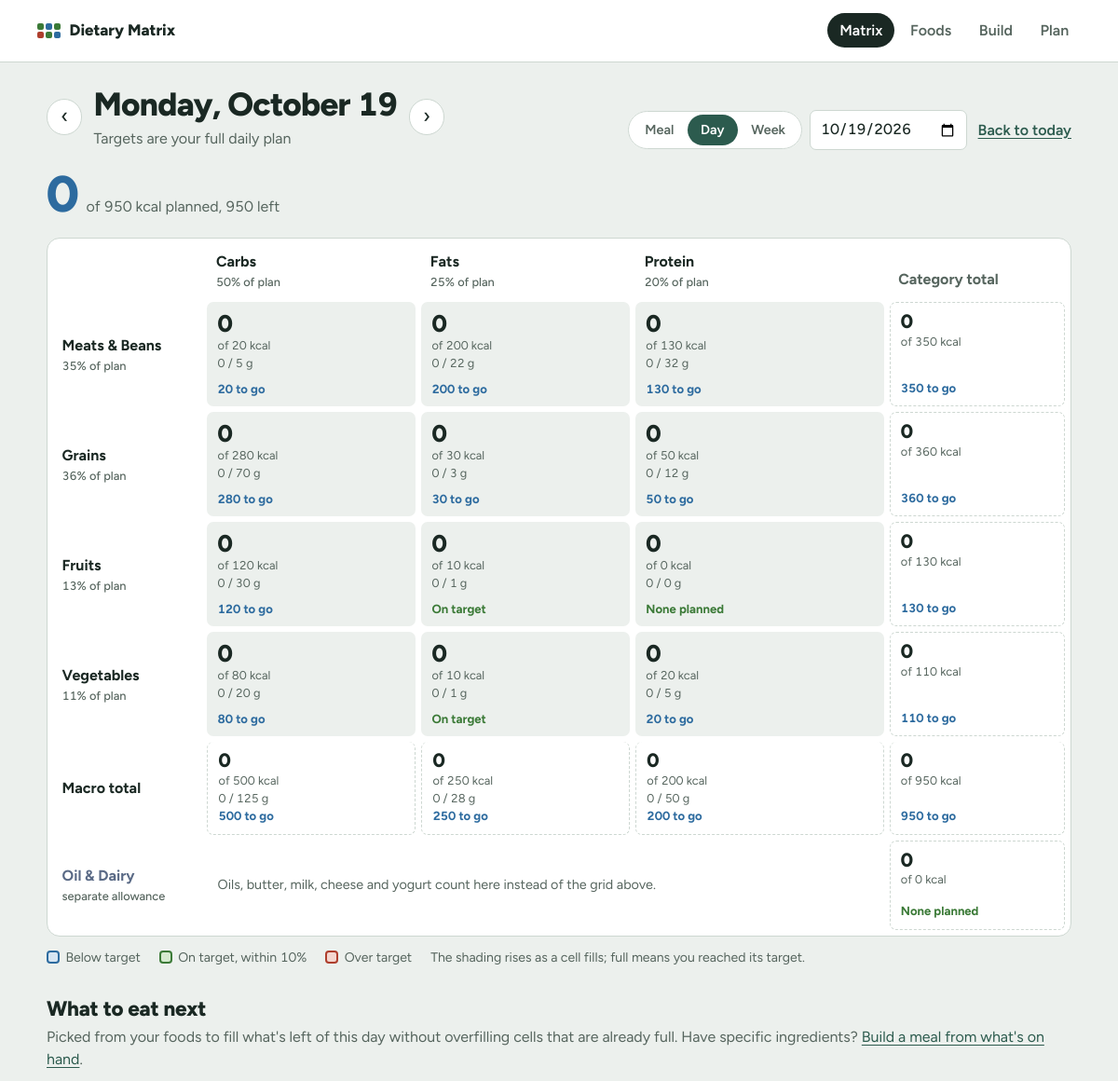
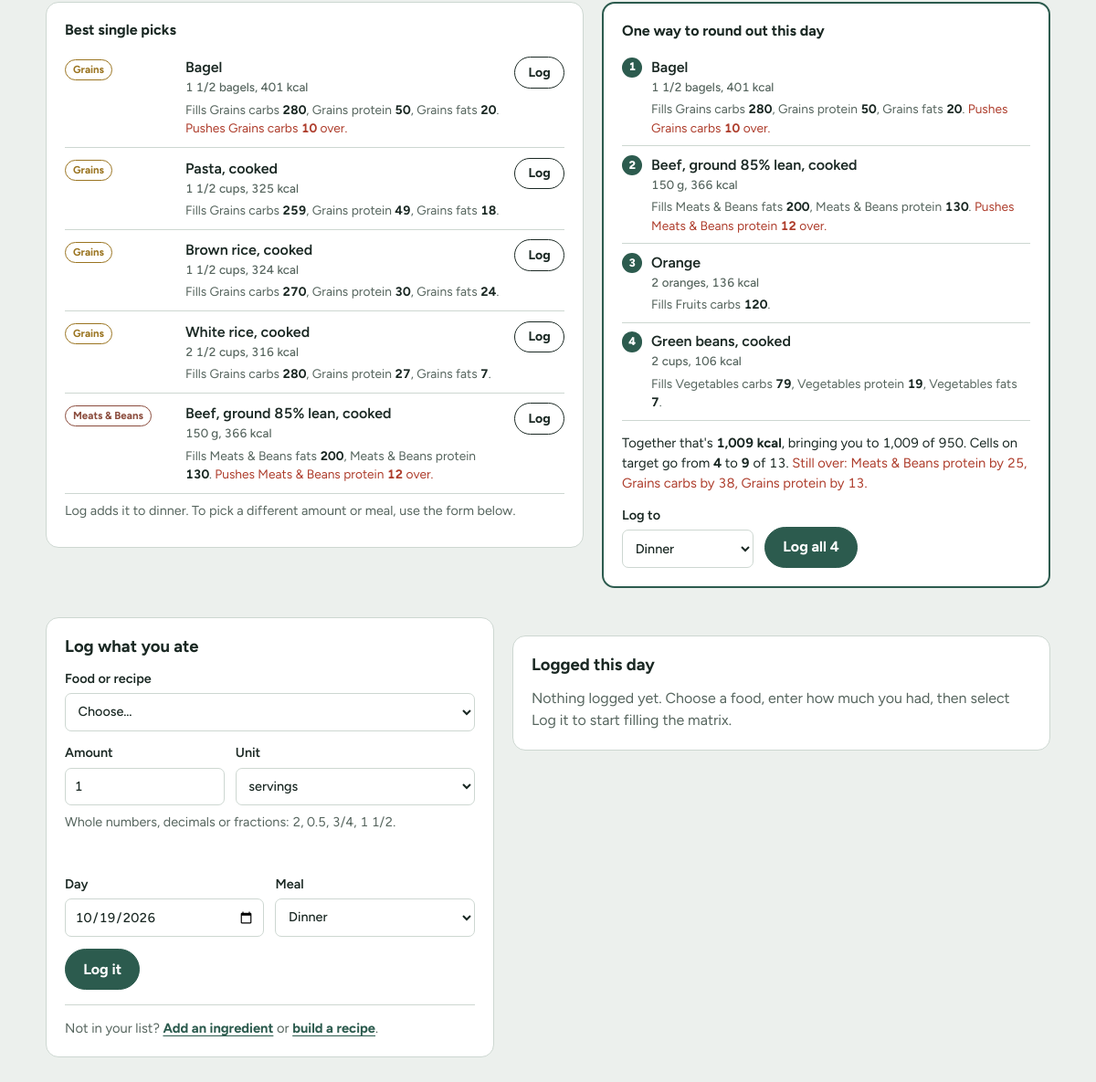
/?scope=day&day=2026-10-19&meal=Dinner, run on the app's committed database (2 pictures, top to bottom).
### tables this page shows
CREATE TABLE foods (
    id        INTEGER PRIMARY KEY AUTOINCREMENT,
    name      TEXT NOT NULL UNIQUE COLLATE NOCASE,
    category  TEXT NOT NULL,
    serving   TEXT NOT NULL DEFAULT '1 serving',
    carbs_g   REAL NOT NULL DEFAULT 0,
    fat_g     REAL NOT NULL DEFAULT 0,
    protein_g REAL NOT NULL DEFAULT 0
, kind TEXT NOT NULL DEFAULT 'ingredient', serving_g REAL, serving_ml REAL, serving_each REAL, each_label TEXT, yield_servings REAL, batch_g REAL, batch_ml REAL, batch_each REAL);

### app.py (the view)
@app.route("/")
def matrix():
    cfg = load_config()
    lib = get_library()
    period = resolve_period(request.args, cfg)
    entries = fetch_entries(period, lib)
    mx = build_matrix(cfg, entries, period["factor"])
    foods = sorted(lib.foods.values(), key=lambda f: f["name"].lower())
    groups = [("Recipes", [f for f in foods if f["kind"] == "recipe"])]
    groups += [(c, [f for f in foods if f["kind"] != "recipe" and f["category"] == c])
               for c in ALL_CATEGORIES]
    summaries = {f["id"]: lib.summary(f["id"]) for f in foods}
    if period["scope"] == "week":
        log_day = date.today() if period["is_today"] else period["start"]
    else:
        log_day = period["day"]
    log_meal = period["meal"] if period["scope"] == "meal" else guess_meal()
    selected = request.args.get("food", type=int)
    uses = dict(get_db().execute("SELECT food_id, COUNT(*) FROM log GROUP BY food_id").fetchall())
    tips = suggest(cfg, mx, lib, period["factor"], uses)
    return render_template(
        "matrix.html", cfg=cfg, p=period, mx=mx, days=group_entries(entries),
        groups=[gr for gr in groups if gr[1]], summaries=summaries, has_foods=bool(foods),
        log_day=log_day.isoformat(), log_meal=log_meal, selected=selected,
        food_data=lib.client_data(), tips=tips,
    )

### app.py (called while the page is built)
def get_db():
    if "db" not in g:
        g.db = sqlite3.connect(DB_PATH)
        g.db.row_factory = sqlite3.Row
        g.db.execute("PRAGMA foreign_keys = ON")
    return g.db

def _merge(base, override):
    for key, value in override.items():
        if isinstance(value, dict) and isinstance(base.get(key), dict):
            _merge(base[key], value)
        else:
            base[key] = value
    return base

def load_config():
    row = get_db().execute("SELECT value FROM settings WHERE key='config'").fetchone()
    cfg = copy.deepcopy(DEFAULT_SETTINGS)
    if row:
        _merge(cfg, json.loads(row["value"]))
    return cfg

def extra_allowance(cfg):
    p = cfg["extra_pct"]
    if p <= 0 or p >= 1:
        return 0.0
    return float(round(p / (1 - p) * cfg["daily_calories"], -1))

def pct_base_kcal(cfg):
    if cfg.get("pct_base") == "total":
        return cfg["daily_calories"] + extra_allowance(cfg)
    return cfg["daily_calories"]

def fmt_qty(q):
    if q is None:
        return ""
    whole = int(q)
    frac = q - whole
    if frac < 0.005:
        return f"{whole:,}"
    if frac > 0.995:
        return f"{whole + 1:,}"
    if q < 20:
        for value, label in _NICE_FRACTIONS:
            if abs(frac - value) < 0.005:
                return f"{whole} {label}" if whole else label
    return f"{q:,.2f}".rstrip("0").rstrip(".")

def pluralize(word, q):
    if q <= 1 + 1e-9 or not word or word.endswith("s"):
        return word
    if word.endswith(("ch", "sh", "x")):
        return word + "es"
    return word + "s"

def unit_label(unit, q=1, each_label=None):
    if unit == "each":
        return pluralize(each_label or "piece", q)
    label = UNITS.get(unit, (None, None, unit))[2]
    return pluralize(label, q) if unit in PLURAL_UNITS else label

def fmt_amount(q, unit, each_label=None):
    return f"{fmt_qty(q)} {unit_label(unit, q, each_label)}"

def nice_volume(ml):
    for unit, step in (("cup", 8), ("tbsp", 2), ("tsp", 4)):
        q = ml / UNITS[unit][1]
        if q >= (0.25 if unit == "cup" else 0.25) and abs(q * step - round(q * step)) < 0.03 and q < 50:
            return round(q * step) / step, unit
    return round(ml, 1), "ml"

def get_library():
    if "lib" not in g:
        g.lib = Library(get_db())
    return g.lib

def parse_day(value, default=None):
    try:
        return date.fromisoformat(str(value))
    except (TypeError, ValueError):
        return default if default is not None else date.today()

### templates/matrix.html (shortened to what this page needs)
{% extends "base.html" %}
{% from "_macros.html" import cell, unit_options, split_text with context %}
{% block content %}
<section class="period">
  <div class="period-head">
    <a class="step" href="{{ url_for('matrix', scope=p.scope, day=p.prev, meal=p.meal) }}" aria-label="Previous {{ p.scope }}">‹</a>
    <div class="period-title">
      <h1>{{ p.label }}</h1>
      <p class="note">{{ p.note }}</p>
    </div>
    <a class="step" href="{{ url_for('matrix', scope=p.scope, day=p.next, meal=p.meal) }}" aria-label="Next {{ p.scope }}">›</a>
  </div>
  <form class="period-controls" method="get" action="{{ url_for('matrix') }}" data-autosubmit>
    <fieldset class="seg">
      {% for s, lbl in [('meal', 'Meal'), ('day', 'Day'), ('week', 'Week')] %}
      <label><input type="radio" name="scope" value="{{ s }}" {% if p.scope == s %}checked{% endif %}><span>{{ lbl }}</span></label>
      {% endfor %}
    </fieldset>
    <input id="pick-day" type="date" name="day" value="{{ p.day.isoformat() }}">
    {% if not p.is_today %}<a class="today" href="{{ url_for('matrix', scope=p.scope, meal=p.meal) }}">Back to today</a>{% endif %}
  </form>
</section>
<section class="summary" aria-label="Summary">
  <p class="headline">
    <span class="big {{ mx.grand.status }}">{{ mx.grand.actual|num }}</span>
    <span>of {{ mx.grand.target|num }} kcal planned
      {%- if mx.grand.status == 'under' %}, {{ (-mx.grand.delta)|num }} left{% elif mx.grand.status == 'over' %}, {{ mx.grand.delta|num }} over{% else %}, right on plan{% endif %}</span>
  </p>
</section>
<section aria-label="Calorie matrix">
  <div class="matrix-wrap">
    <table class="matrix">
      <thead>
        <tr>
          <th scope="col"><span class="sr-only">Category</span></th>
          {% for m in MACROS %}
          <th scope="col">{{ MACRO_LABELS[m] }}<span class="plan-share">{{ mx.plan_cols[m]|pct }} of plan</span></th>
          {% endfor %}
          <th scope="col" class="total-col">Category total</th>
        </tr>
      </thead>
      <tbody>
        {% for cat in CATEGORIES %}
        <tr>
          <th scope="row">{{ cat }}<span class="plan-share">{{ mx.plan_rows[cat]|pct }} of plan</span></th>
          {% for m in MACROS %}{{ cell(mx.cells[cat][m], m) }}{% endfor %}
          {{ cell(mx.row_totals[cat], None, 'total') }}
        </tr>
        {% endfor %}
      </tbody>
      <tfoot>
        <tr class="macro-totals">
          <th scope="row">Macro total</th>
          {% for m in MACROS %}{{ cell(mx.col_totals[m], m, 'total') }}{% endfor %}
          {{ cell(mx.core_total, None, 'total') }}
        </tr>
        <tr class="extra-row">
          <th scope="row">{{ EXTRA_CATEGORY }}<span class="plan-share">separate allowance</span></th>
          <td colspan="3" class="extra-split">
            {% set em = mx.extra_macros %}
            {% if em.carbs + em.fat + em.protein > 0 %}
              From {{ em.carbs|num }} kcal carbs, {{ em.fat|num }} fat and {{ em.protein|num }} protein.
            {% else %}
              Oils, butter, milk, cheese and yogurt count here instead of the grid above.
            {% endif %}
          </td>
          {{ cell(mx.extra, None, 'total') }}
        </tr>
      </tfoot>
    </table>
  </div>
  <ul class="legend" aria-label="Legend">
    <li><span class="sw under"></span>Below target</li>
    <li><span class="sw on"></span>On target, within {{ (cfg.tolerance * 100)|round|int }}%</li>
    <li><span class="sw over"></span>Over target</li>
    <li class="legend-note">The shading rises as a cell fills; full means you reached its target.</li>
  </ul>
</section>
{% set rest = 'this meal' if p.scope == 'meal' else ('this week' if p.scope == 'week' else ('today' if p.is_today else 'this day')) %}
{% macro effect(t) -%}
<p class="effect">
  {%- if t.fills %}Fills {% for n, v in t.fills %}{{ n }} <b>{{ v|num }}</b>{{ ', ' if not loop.last }}{% endfor %}.{% endif %}
  {%- if t.overs %} <span class="over-text">Pushes {% for n, v in t.overs %}{{ n }} <b>{{ v|num }}</b>{{ ', ' if not loop.last }}{% endfor %} over.</span>{% endif -%}
</p>
{%- endmacro %}
<section class="suggest" aria-labelledby="suggest-h">
  <div class="suggest-head">
    <h2 id="suggest-h">What to eat next</h2>
    <p class="note">Picked from your foods to fill what's left of {{ rest }} without overfilling cells that are already full.
      Have specific ingredients? <a href="{{ url_for('build', scope=p.scope, day=p.day.isoformat(), meal=p.meal) }}">Build a meal from what's on hand</a>.</p>
  </div>
  {% if not has_foods %}
  {% elif tips.remaining < 10 %}
    <p class="card empty on-text">You're on plan for {{ rest }}. Nothing else needed.</p>
  {% else %}
  <div class="suggest-grid">
    <div class="card">
      <h3>Best single picks</h3>
      <ol class="picks">
        {% for t in tips.picks %}
        <li>
          <span class="tag" data-cat="{{ t.tag }}">{{ t.tag }}</span>
          <div class="pick-body">
            <span class="food">{{ t.name }}<small>{{ t.amount }}, {{ t.kcal|num }} kcal</small></span>
            {{ effect(t) }}
          </div>
          <form method="post" action="{{ url_for('add_log') }}">
            <button class="small" aria-label="Log {{ t.amount }} of {{ t.name }} to {{ log_meal|lower }}">Log</button>
          </form>
        </li>
        {% endfor %}
      </ol>
      <p class="hint">Log adds it to {{ log_meal|lower }}. To pick a different amount or meal, use the form below.</p>
    </div>
    {% if tips.plan|length > 1 %}
    <form class="card plan-card" method="post" action="{{ url_for('add_log_batch') }}">
      <h3>One way to round out {{ rest }}</h3>
      <ol class="plan-list">
        {% for t in tips.plan %}
        <li>
          <span class="food">{{ t.name }}<small>{{ t.amount }}, {{ t.kcal|num }} kcal</small></span>
          {{ effect(t) }}
        </li>
        {% endfor %}
      </ol>
      <p class="plan-outcome">Together that's <b>{{ tips.plan_total|num }} kcal</b>, bringing you to
        {{ tips.plan_after|num }} of {{ tips.plan_target|num }}. Cells on target go from
        <b>{{ tips.on_before }}</b> to <b>{{ tips.on_after }}</b> of {{ tips.slot_count }}.
        {% if tips.plan_overs %}<span class="over-text">Still over: {% for n, v in tips.plan_overs %}{{ n }} by {{ v|num }}{{ ', ' if not loop.last }}{% endfor %}.</span>{% endif %}
      </p>
      <div class="plan-actions">
        <label>Log to
          <select name="meal">{% for m in MEALS %}<option {% if log_meal == m %}selected{% endif %}>{{ m }}</option>{% endfor %}</select>
        </label>
        <button class="primary">Log all {{ tips.plan|length }}</button>
      </div>
    </form>
    {% endif %}
  </div>
  {% endif %}
</section>
<section class="log-area">
  <form class="card log-form" method="post" action="{{ url_for('add_log') }}" data-log-form>
    <h2>Log what you ate</h2>
    {% if has_foods %}
    <label>Food or recipe
      <select name="food_id" data-food-select>
        <option value="">Choose…</option>
      </select>
    </label>
    <div class="amount-row">
      <label>Amount
        <input type="text" name="quantity" value="1" inputmode="decimal" autocomplete="off" data-qty
               aria-describedby="qty-hint">
      </label>
      <label>Unit
        <select name="unit" data-unit-select>{{ unit_options() }}</select>
      </label>
    </div>
    <p class="hint" id="qty-hint">Whole numbers, decimals or fractions: 2, 0.5, 3/4, 1 1/2.</p>
    <p class="preview" data-log-preview aria-live="polite"></p>
    <div class="row-2">
      <label>Day <input type="date" name="day" value="{{ log_day }}"></label>
      <label>Meal
        <select name="meal">{% for m in MEALS %}<option {% if log_meal == m %}selected{% endif %}>{{ m }}</option>{% endfor %}</select>
      </label>
    </div>
    <button class="primary">Log it</button>
    {% else %}
    <p class="empty">Your food library is empty. Add an ingredient to start logging.</p>
    {% endif %}
    <p class="new-links">Not in your list?
      <a href="{{ url_for('new_food', kind='ingredient', back='matrix', scope=p.scope, day=p.day.isoformat(), meal=p.meal) }}">Add an ingredient</a>
      or
      <a href="{{ url_for('new_food', kind='recipe', back='matrix', scope=p.scope, day=p.day.isoformat(), meal=p.meal) }}">build a recipe</a>.
    </p>
  </form>
  <div class="card log-list">
    <h2>Logged {{ 'this ' ~ p.scope if p.scope != 'meal' else 'for ' ~ p.meal|lower }}</h2>
    {% if not days %}
      <p class="empty">Nothing logged yet. Choose a food, enter how much you had, then select Log it to start filling the matrix.</p>
    {% endif %}
  </div>
</section>
{% endblock %}

### data on the page
foods: tag "Grains", name "Bagel", amount "1 1/2 bagels", kcal|num "401", fills "Grains carbs" "Grains protein" "Grains fats" "Grains carbs" "Grains protein" "Grains fats", fills "280" "50" "20" "280" "50" "20", last "," "," "," ",", overs "Grains carbs" "Grains carbs", overs "10" "10"
foods: tag "Grains", name "Pasta, cooked", amount "1 1/2 cups", kcal|num "325", fills "Grains carbs" "Grains protein" "Grains fats", fills "259" "49" "18", last "," ","
foods: tag "Grains", name "Brown rice, cooked", amount "1 1/2 cups", kcal|num "324", fills "Grains carbs" "Grains protein" "Grains fats", fills "270" "30" "24", last "," ","
foods: tag "Grains", name "White rice, cooked", amount "2 1/2 cups", kcal|num "316", fills "Grains carbs" "Grains protein" "Grains fats", fills "280" "27" "7", last "," ","
foods: tag "Meats & Beans", name "Beef, ground 85% lean, cooked", amount "150 g", kcal|num "366", fills "Meats & Beans fats" "Meats & Beans protein" "Meats & Beans fats" "Meats & Beans protein", fills "200" "130" "200" "130", last "," ",", overs "Meats & Beans protein" "Meats & Beans protein", overs "12" "12"
foods: name "Orange", amount "2 oranges", kcal|num "136", fills "Fruits carbs", fills "120"
foods: name "Green beans, cooked", amount "2 cups", kcal|num "106", fills "Vegetables carbs" "Vegetables protein" "Vegetables fats", fills "79" "19" "7", last "," ","

### other printed values
{{ p.label }} "Monday, October 19"
{{ p.note }} "Targets are your full daily plan"
{{ lbl }} "Meal" "Day" "Week"
{{ mx.grand.actual|num }} "0"
{{ mx.grand.target|num }} "950"
{{ (-mx.grand.delta)|num }} "950"
{{ MACRO_LABELS[m] }} "Carbs" "Fats" "Protein"
{{ mx.plan_cols[m]|pct }} "50%" "25%" "20%"
{{ cat }} "Meats & Beans" "Grains" "Fruits" "Vegetables"
{{ mx.plan_rows[cat]|pct }} "35%" "36%" "13%" "11%"
{{ c.actual|num }} "0" "0" "0" "0" "0" "0" "0" "0" "0" "0" "0" "0" "0" "0" "0" "0" "0" "0" "0"
{{ c.target|num }} "20" "200" "130" "350" "280" "30" "50" "360" "120" "10" "0" "130" "80" "10" "20" "110" "500" "250" "200"
{{ c.actual_g|num }} "0" "0" "0" "0" "0" "0" "0" "0" "0" "0" "0" "0" "0" "0" "0"
{{ c.target_g|num }} "5" "22" "32" "70" "3" "12" "30" "1" "0" "20" "1" "5" "125" "28" "50"
{{ c.verdict }} "20 to go" "200 to go" "130 to go" "350 to go" "280 to go" "30 to go" "50 to go" "360 to go" "120 to go" "On target" "None planned" "130 to go" "80 to go" "On target" "20 to go" "110 to go" "500 to go" "250 to go" "200 to go"
